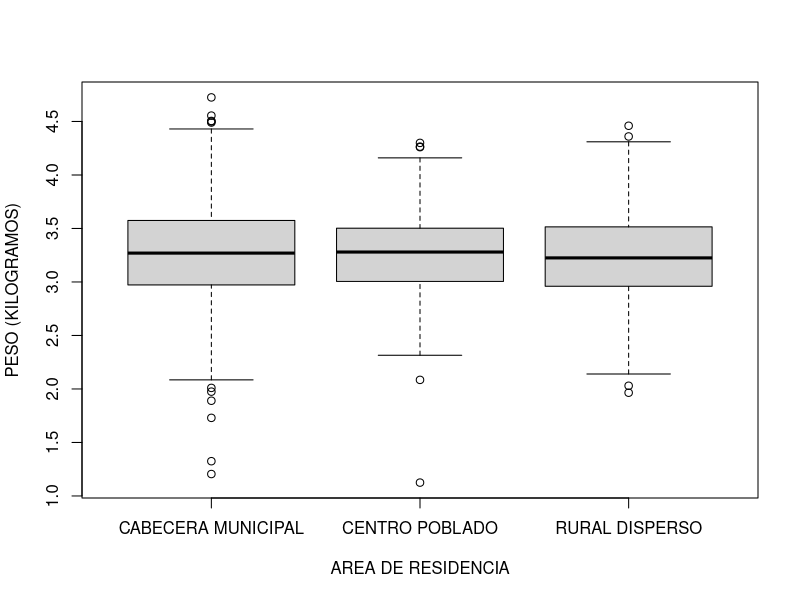
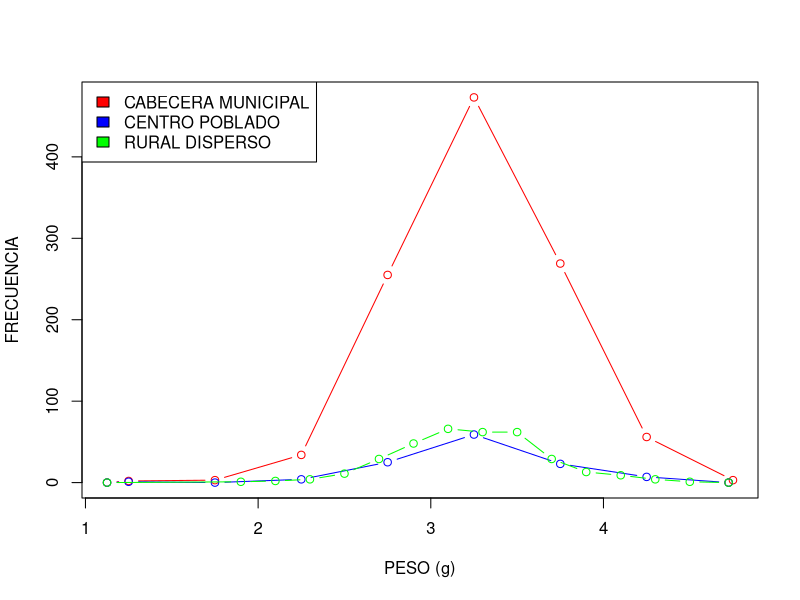
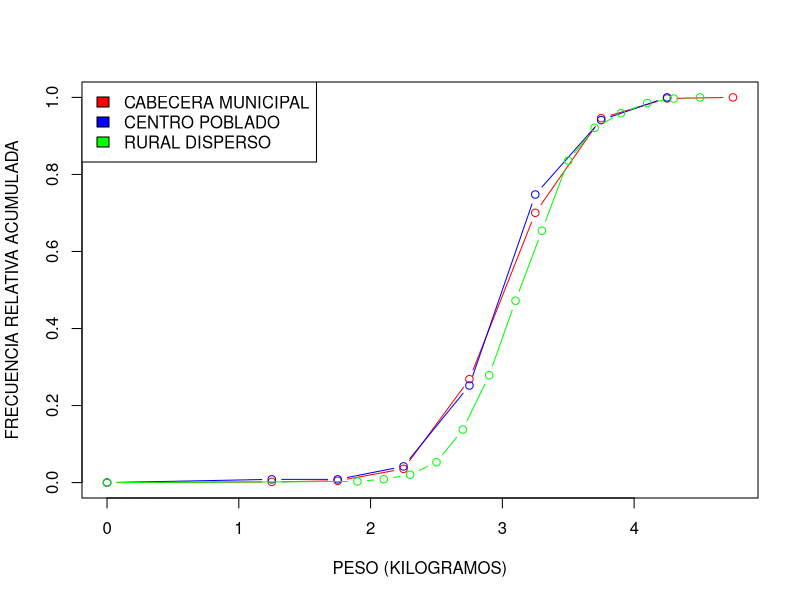
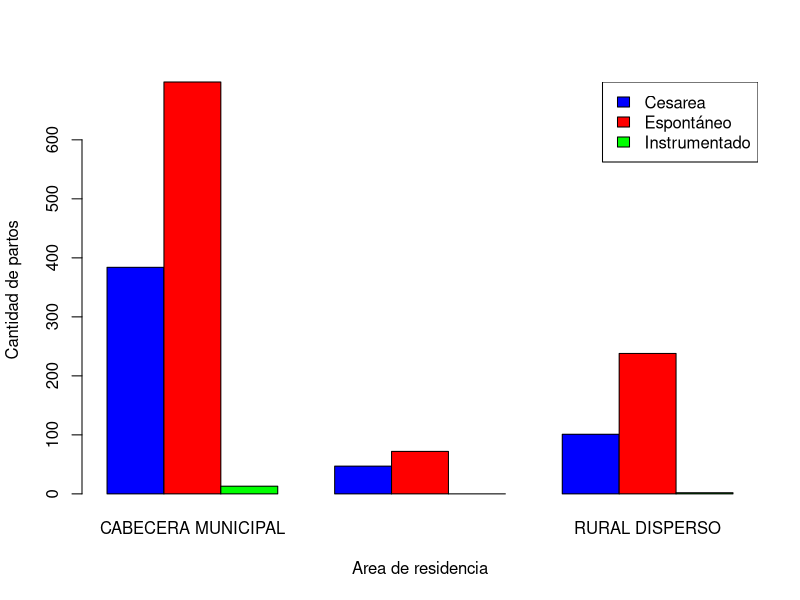
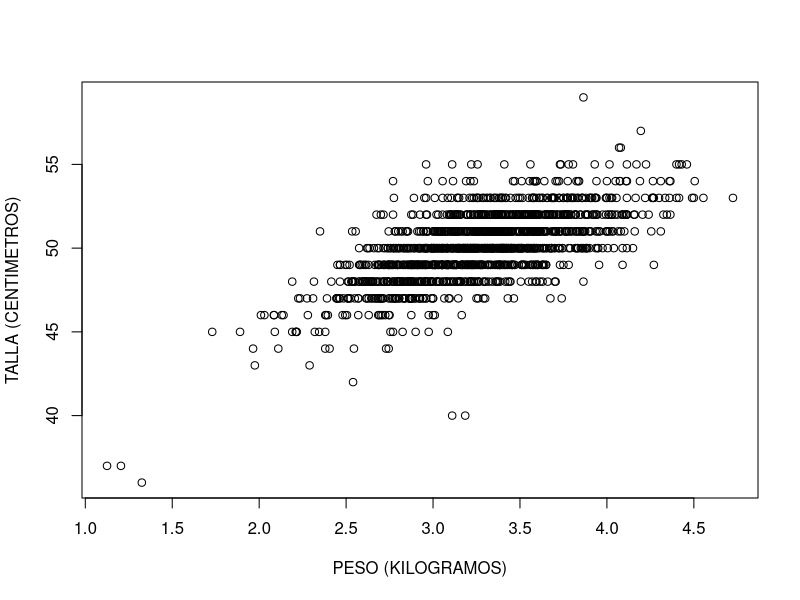

Write the R code that produced these figures, in order.
library(readxl)
library(dplyr)
Base_Datos <- read.csv("Base de Datos/Datos.csv")
Base_Datos$PESO..Gramos. <- gsub(",", ".", Base_Datos$PESO..Gramos.)
Base_Datos$PESO..Gramos. <- as.numeric(Base_Datos$PESO..Gramos.)
Base_Datos$TALLA..Centímetros. <- gsub(",", ".", Base_Datos$TALLA..Centímetros.)
Base_Datos$TALLA..Centímetros. <- as.numeric(Base_Datos$TALLA..Centímetros.)
Base_Datos <- subset(Base_Datos, PESO..Gramos. < 575) # Se hace limpieza de datos.

# Variables punto 1.
PESO <- Base_Datos$PESO..Gramos.

# Gráfico 1.
boxplot(PESO ~ Base_Datos$AREA.RESIDENCIA,
        xlab = "AREA DE RESIDENCIA",
        ylab = "PESO (KILOGRAMOS)",
        names = c("CABECERA MUNICIPAL", "CENTRO POBLADO", "RURAL DISPERSO"))

# Gráfico 2.
PESO_C <- subset(Base_Datos, AREA.RESIDENCIA == "CABECERA MUNICIPAL")$PESO..Gramos.

His_C <- hist(PESO_C, plot = FALSE)

PESO_CP <- subset(Base_Datos, AREA.RESIDENCIA == "CENTRO POBLADO (INSPECCIÓN, CORREGIMIENTO O CASERÍO)")$PESO..Gramos.

His_CP <- hist(PESO_CP, plot = FALSE)

PESO_R <- subset(Base_Datos, AREA.RESIDENCIA == "RURAL DISPERSO")$PESO..Gramos.

His_R <- hist(PESO_R, plot = FALSE)

plot(c(min(PESO), His_C$mids, max(PESO)), c(0, His_C$counts, 0), type = "b", col = "red", xlab = "PESO (g)", ylab = "FRECUENCIA")

lines(c(min(PESO), His_CP$mids, max(PESO)), c(0, His_CP$counts, 0), type = "b", col = "blue")

lines(c(min(PESO), His_R$mids, max(PESO)), c(0, His_R$counts, 0), type = "b", col = "green")

legend("topleft", legend = c("CABECERA MUNICIPAL", "CENTRO POBLADO", "RURAL DISPERSO"), 
       fill = c("red", "blue", "green"))

# Gráfico 3.
plot(c(0, His_C$mids),
     c(0, cumsum(His_C$counts)/sum(His_C$counts)),
     type = "b",
     col = "red",
     xlab = "PESO (KILOGRAMOS)",
     ylab = "FRECUENCIA RELATIVA ACUMULADA")

lines(c(0, His_CP$mids),
      c(0, cumsum(His_CP$counts)/sum(His_CP$counts)),
      type = "b",
      col = "blue")

lines(c(0, His_R$mids),
      c(0, cumsum(His_R$counts)/sum(His_R$counts)),
      type = "b",
      col = "green")
legend("topleft", legend = c("CABECERA MUNICIPAL", "CENTRO POBLADO", "RURAL DISPERSO"), 
       fill = c("red", "blue", "green"))

tabla <- Base_Datos %>%
  group_by(AREA.RESIDENCIA) %>%
  summarise(count = n(),
  media = round(mean(PESO..Gramos., na.rm = TRUE), digits = 2),
  mediana = median(PESO..Gramos., na.rm = TRUE),
  sd = round(sd(PESO..Gramos., na.rm = TRUE), digits = 2),
  q1 = quantile(PESO..Gramos., probs = 0.25, na.rm = TRUE),
  q3 = quantile(PESO..Gramos., probs = 0.75, na.rm = TRUE),
  RIC = IQR(PESO..Gramos., na.rm = TRUE)
  )
print(tabla)

# Variables punto 2.
#print(Base_Datos$SITIO.NACIMIENTO)
#print(Base_Datos$AREA.RESIDENCIA)

tabla <- table(Base_Datos$TIPO.PARTO, Base_Datos$AREA.RESIDENCIA)

print(tabla)

barplot(tabla, #prop.table(tabla),
        beside = TRUE,
        col = c("blue","red", 'green'),
        xlab = "Area de residencia",
        ylab = "Cantidad de partos")
legend("topright", legend = c("Cesarea", "Espontáneo", "Instrumentado"), 
       fill = c("blue","red", 'green'))
        #ylim= c(0,30))


#Variables punto 3.
#print(Base_Datos$PESO..Gramos.)
#print(Base_Datos$TALLA..Centímetros.)

TALLA <- Base_Datos$TALLA..Centímetros.
plot(PESO, TALLA,
     xlab = 'PESO (KILOGRAMOS)',
     ylab = 'TALLA (CENTIMETROS)')

print(cor(PESO, TALLA))
